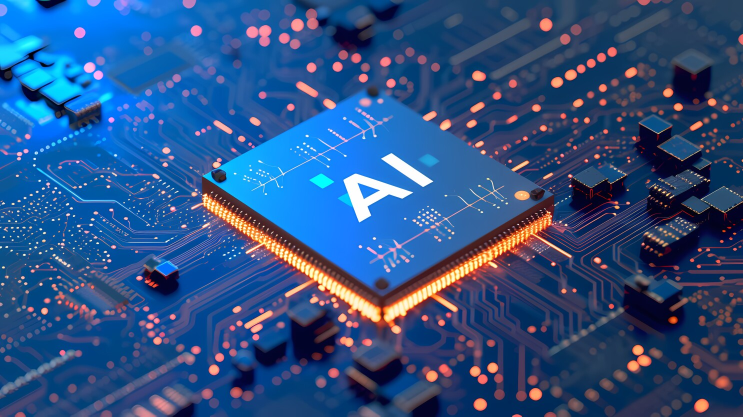
#> input picture baby_steps/assets/test.png, 1486 x 833 px, found by its file name (shown at 1/2 size)
$ python 04_crop_img.py
#> lines starting #> are read from the running program, lines starting #| are printed output that depends on the picture
import cv2
import os

img_path = os.path.join('computer-vision/baby_steps/assets', 'test.png')

img = cv2.imread(img_path)
#> img is the input picture: shape (833, 1486, 3); mean B, G, R 132.2, 81.6, 45.7

# display the original image
cv2.imshow('Original Image', img)

# crop the image - (y1:y2, x1:x2)
cropped_img = img[50:200, 200:350]
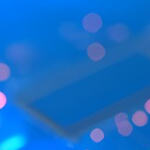
#> cropped_img: shape (150, 150, 3); mean B, G, R 198.8, 110, 21.8

cv2.imshow('Cropped Image', cropped_img)
cv2.waitKey(0)
cv2.destroyAllWindows()
